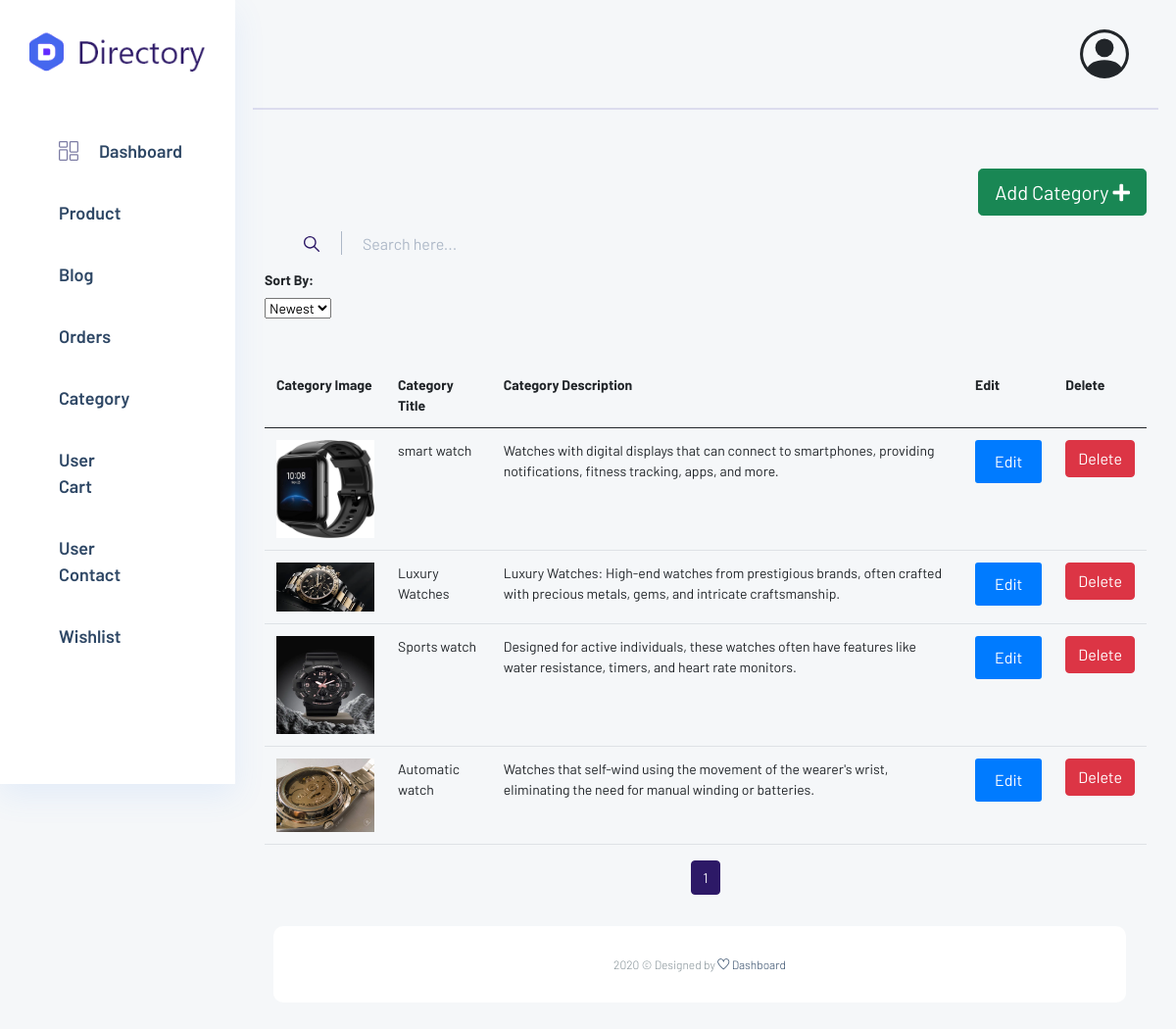
The page /app2/categories/ (signed in) on the database its author committed.
### app/models.py (models this page shows, shortened)
class Category(models.Model):
    title = models.CharField(max_length=50, verbose_name="Category Title")
    slug = models.SlugField(max_length=55, verbose_name="Category Slug")
    description = models.TextField(blank=True, verbose_name="Category Description")
    category_image = models.ImageField(upload_to='category', blank=True, null=True, verbose_name="Category Image")
    is_active = models.BooleanField()
    is_featured = models.BooleanField()
    created_at = models.DateTimeField(auto_now_add=True, verbose_name="Created Date")
    updated_at = models.DateTimeField(auto_now=True, verbose_name="Updated Date")
    class Meta:
        verbose_name_plural = 'Categories'
        ordering = ('-created_at', )

### app2/views.py (the view)
# urls.py: path('categories/', views.CategoryListView.as_view(), name='category_list'),
@method_decorator([login_required(login_url='app2:app2login'), superadmin_required], name='dispatch')
class CategoryListView(View):
    def get(self, request):
        search_query = request.GET.get('q')
        sort_by = request.GET.get('sort_by', '-created_at')
        page_number = request.GET.get('page', 1)  # Default to page 1
        categories = Category.objects.all()
        if search_query:
            categories = categories.filter(title__icontains=search_query)
        categories = categories.order_by(sort_by)
        paginator = Paginator(categories, 10)  # 10 items per page
        page = paginator.get_page(page_number)
        return render(request, 'app2/category_list.html', {'page': page})

### app/context_preprocessors.py (called while the page is built)
def store_menu(request):
    categories = Category.objects.filter(is_active=True)
    context = {
        'categories_menu': categories,
    }
    return context

def cart_menu(request):
    if request.user.is_authenticated:
        cart_items= Cart.objects.filter(user=request.user)
        context = {
            'cart_items': cart_items,
        }
    else:
        context = {}
    return context

def wishlist_count(request):
    if request.user.is_authenticated:
        wishlist_items = WishlistItem.objects.filter(user=request.user)
        wishlist_count = wishlist_items.count()
    else:
        wishlist_count = 0
    return {'wishlist_count': wishlist_count}

def social_links(request):
    links = SocialMediaLink.objects.all()
    return {'social_media_links': links}

def contact_info(request):
    contact_info = ContactInfo.objects.first()
    return {'contact_info': contact_info}

### app2/context_preprocessors.py (called while the page is built)
def user_info(request):
    user = request.user
    return {'user_info': user}

### app2/templates/app2/category_list.html (shortened to what this page needs)
{% extends 'app2/base.html' %}
{% load static %}
{% block content %}
<div class="main_content_iner">
    <div class="container-fluid p-0 sm_padding_15px">
        <div class="row justify-content-center">
            <div class="col-12">
                <div class="row">
                    <div class="add_button" style="text-align: right;">
                        <a href="{% url 'app2:add_edit_category' %}" class="btn btn-success btn-circle btn-lg">
                            Add Category <i class="fa fa-plus"></i>
                        </a>
                    </div>
                    <div class="col-12">
                        <div class="serach_field-area">
                            <div class="search_inner">
                                <form method="get" action="{% url 'app2:category_list' %}">
                                    <div class="search_field">
                                        <input type="text" name="q" value="{{ request.GET.q }}" placeholder="Search here...">
                                    </div>
                                    <button type="submit"> <img src="{% static 'app2/img/icon/icon_search.svg' %}" alt>
                                    </button>
                                </form>
                            </div>
                        </div>
                        <div class="sort_area">
                            <form method="get" action="{% url 'app2:category_list' %}">
                                <div class="form-group">
                                    <label for="sort_by">Sort By:</label>
                                    <select name="sort_by" id="sort_by" onchange="this.form.submit()">
                                        <option value="-created_at" {% if request.GET.sort_by == '-created_at' %}selected{% endif %}>Newest</option>
                                    </select>
                                </div>
                            </form>
                        </div>
                    </div>
                </div>
                <div class="row">
                    <div class="col-12">
                        <div class="table-responsive">
                            <table class="table">
                                <thead>
                                    <tr>
                                        <th>Category Image</th>
                                        <th>Category Title</th>
                                        <th>Category Description</th>
                                        <th>Edit</th>
                                        <th>Delete</th>
                                    </tr>
                                </thead>
                                <tbody>
                                    {% for category in page %}
                                    <tr>
                                        <td><img src="{{ category.category_image.url }}" alt="{{ category.title }}" style="max-width: 100px; max-height:100px;" width="100"></td>
                                        <td>{{ category.title }}</td>
                                        <td>{{ category.description }}</td>
                                        <td><a href="{% url 'app2:add_edit_category' category.slug %}" class="btn btn-primary">Edit</a></td>
                                        <td><a href="{% url 'app2:delete_category' category.slug %}" class="btn btn-danger">Delete</a></td>
                                    </tr>
                                    {% endfor %}
                                </tbody>
                            </table>
                        </div>
                    </div>
                </div>
                <div class="row">
                    <div class="col-12">
                        <div class="pagination_area">
                            <nav aria-label="Page navigation example">
                                <ul class="pagination justify-content-center">
                                    <li class="page-item active"><a class="page-link" href="?page={{ page.number }}">{{ page.number }}</a></li>
                                </ul>
                            </nav>
                        </div>
                    </div>
                </div>
            </div>
        </div>
    </div>
</div>
{% endblock %}

### app2/static/app2/css/colors/default.css (style rules this page uses)
.form-group { margin-bottom: 25px; }
label { font-weight: bold; display: block; margin-bottom: 8px; }
input[type="text"], textarea { width: 100%; padding: 10px; border: 1px solid #ccc; border-radius: 3px; box-sizing: border-box; background-color: #fff; }
.btn-primary { background-color: #007bff; border: none; padding: 10px 20px; color: #fff; border-radius: 3px; cursor: pointer; transition: background-color 0.3s; }
.sort_area { display: flex; justify-content: space-between; align-items: center; margin-bottom: 20px; }
.sort_area form { display: flex; align-items: center; }
.sort_area label { margin-right: 5px; }

### rows shown on the page
Category: category_image (picture), title "smart watch", description "Watches with digital displays that can connect to smartphones, providing notifications, fitness tracking, apps, and more."
Category: category_image (picture), title "Luxury Watches", description "Luxury Watches: High-end watches from prestigious brands, often crafted with precious metals, gems, and intricate craftsmanship."
Category: category_image (picture), title "Sports watch", description "Designed for active individuals, these watches often have features like water resistance, timers, and heart rate monitors."
Category: category_image (picture), title "Automatic watch", description "Watches that self-wind using the movement of the wearer's wrist, eliminating the need for manual winding or batteries."

### other values the page prints
{{ page.number }} "1"
